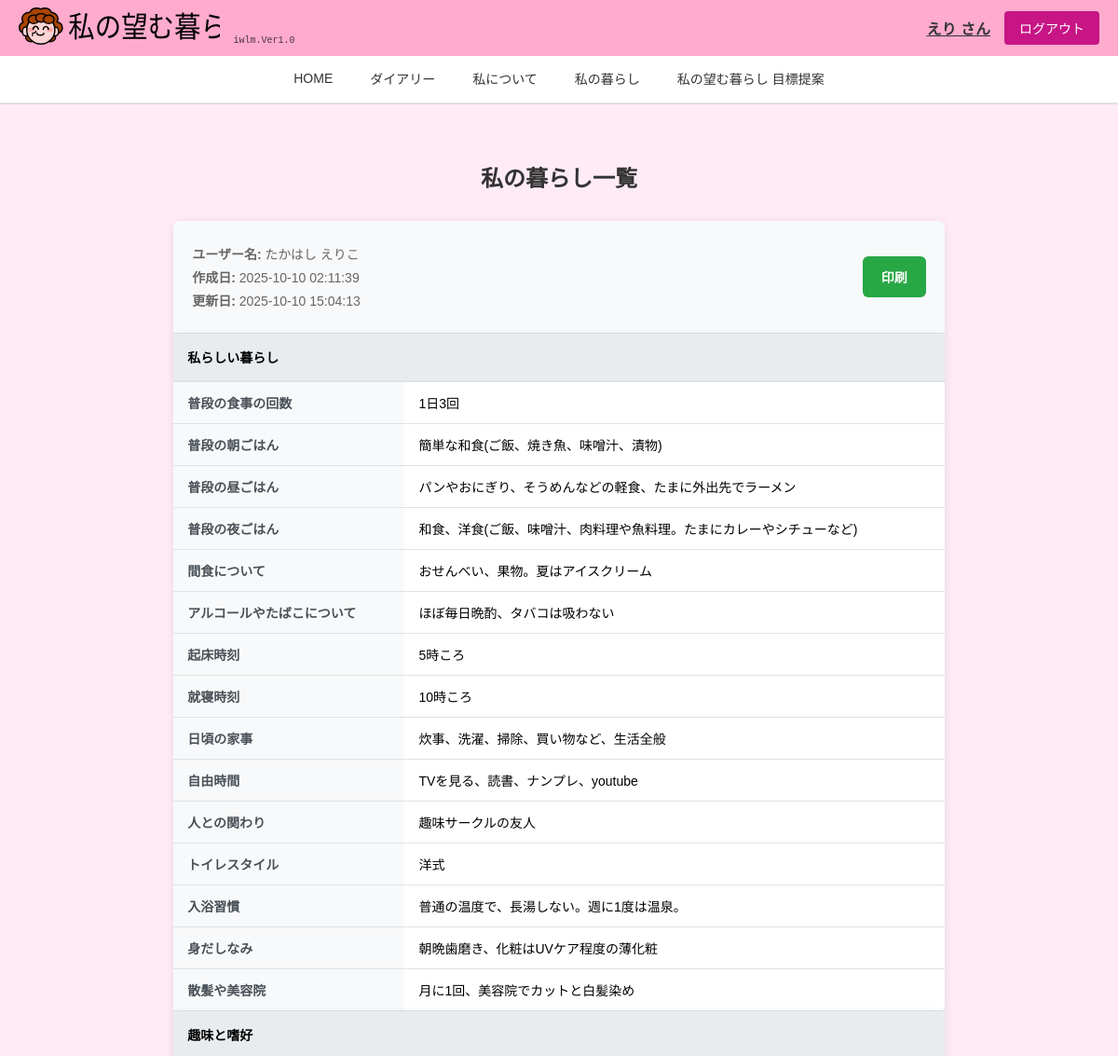
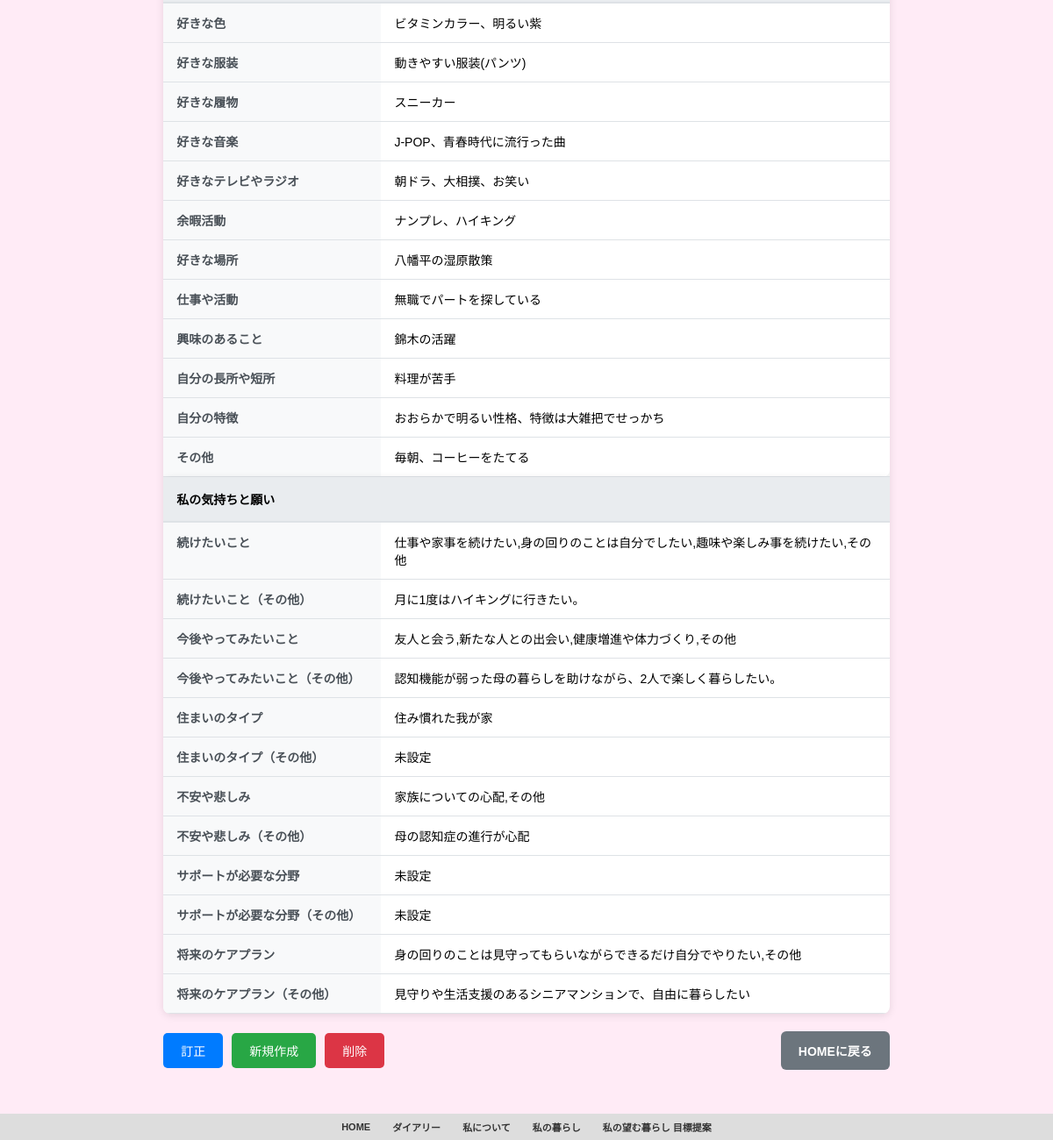
/iwlm_table (signed in), run on the app's committed database (2 pictures, top to bottom).
### tables this page shows
CREATE TABLE "users"(
  id INT,
  user_id TEXT,
  email TEXT,
  password TEXT,
  user_type TEXT,
  name TEXT,
  furigana TEXT,
  nickname TEXT,
  gender TEXT,
  birth_date NUM,
  family_id1 INT,
  family_id2 INT,
  family_id3 INT,
  created_at NUM,
  updated_at NUM
);

CREATE TABLE iwlm (
                id INTEGER PRIMARY KEY AUTOINCREMENT,
                user_id VARCHAR(50) NOT NULL,
                meal_frequency TEXT,
                morning_meal_type TEXT,
                lunch_meal_type TEXT,
                dinner_meal_type TEXT,
                snac TEXT,
                habits_alc_smoke TEXT,
                wakeup_time TEXT,
                bedtime TEXT,
                daily_chores TEXT,
                free_times TEXT,
                people_met TEXT,
                toilet_style TEXT,
                bathing_habits TEXT,
                grooming_habits TEXT,
                haircut_salon TEXT,
                favorite_color TEXT,
                favorite_clothing TEXT,
                favorite_footwear TEXT,
                favorite_music TEXT,
                favorite_tv_radio TEXT,
                leisure_activities TEXT,
                favorite_place TEXT,
                job_status TEXT,
                interests TEXT,
                strengths_and_weaknesses TEXT,
                characteristics TEXT,
                others TEXT,
                keep_doing TEXT,
                keep_doing_other TEXT,
                future_activities TEXT,
                future_activities_other TEXT,
                residence_type TEXT,
                residence_type_other TEXT,
                anxiety_and_sadness TEXT,
                anxiety_and_sadness_other TEXT,
                areas_of_support TEXT,
                areas_of_support_other TEXT,
                future_care_plan TEXT,
                future_care_plan_other TEXT,
                created_at TIMESTAMP DEFAULT CURRENT_TIMESTAMP,
                updated_at TIMESTAMP DEFAULT CURRENT_TIMESTAMP,
                FOREIGN KEY (user_id) REFERENCES users (user_id)
            );

### app.py (the view)
@app.route("/iwlm_table")
@login_required
def iwlm_table():
    if session.get("user_type") == "family":
        parent_user_id = session.get("parent_user_id")
        user_data = db.get_user_by_id(parent_user_id)
        iwlm_data = db.get_iwlm_by_user_id(parent_user_id)
    else:
        user_data = db.get_user_by_id(session["user_id"])
        iwlm_data = db.get_iwlm_by_user_id(session["user_id"])
    return render_template("iwlm_table.html", user=user_data, iwlm=iwlm_data)

### app.py (called while the page is built)
def login_required(f):
    @wraps(f)
    def decorated_function(*args, **kwargs):
        if "user_id" not in session:
            return redirect(url_for("index"))
        return f(*args, **kwargs)
    return decorated_function

### config.py (called while the page is built)
    def get_connection(self):
        conn = sqlite3.connect(self.db_path, timeout=30.0)
        conn.execute("PRAGMA journal_mode=WAL")
        conn.execute("PRAGMA busy_timeout=30000")  # 30秒
        return conn

    def get_user_by_id(self, user_id):
        conn = self.get_connection()
        cursor = conn.cursor()
        cursor.execute(
            """
            SELECT id, user_id, email, password, user_type, name, furigana, nickname,
                   gender, birth_date, family_id1, family_id2, family_id3,
                   created_at, updated_at
            FROM users WHERE user_id = ?
        """,
            (user_id,),
        )
        user = cursor.fetchone()
        conn.close()
        return user

    def get_iwlm_by_user_id(self, user_id):
        conn = self.get_connection()
        cursor = conn.cursor()
        cursor.execute("SELECT * FROM iwlm WHERE user_id = ?", (user_id,))
        iwlm = cursor.fetchone()
        conn.close()
        return iwlm

### templates/iwlm_table.html (shortened to what this page needs)
{% extends "base.html" %}
{% block nickname %}{{ session.get('nickname', 'ゲスト') }}{% endblock %}
{% block content %}
<div class="profile-table-page">
    <h2>私の暮らし一覧</h2>
    <div class="table-container">
        <div class="table-header">
            <div class="table-info" id="printHeaderInfo">
                {% if user %}
                <p><strong>ユーザー名:</strong> {{ user[5] if user and user[5] else user[7] if user and user[7] else user[1] if user else '未設定' }}</p>
                <p><strong>作成日:</strong> {{ iwlm[41] if iwlm and iwlm[41] else '未設定' }}</p>
                <p><strong>更新日:</strong> {{ iwlm[42] if iwlm and iwlm[42] else '未設定' }}</p>
                {% endif %}
            </div>
            <div class="print-export">
                <button onclick="printIwlm()" class="print-btn">印刷</button>
            </div>
        </div>
        <table class="profile-table" id="iwlmTable">
            <thead>
                <tr>
                    <th colspan="2">私らしい暮らし</th>
                </tr>
            </thead>
            <tbody>
                <tr>
                    <td class="label-cell">普段の食事の回数</td>
                    <td class="data-cell">{{ iwlm[2] if iwlm and iwlm[2] else '未設定' }}</td>
                </tr>
                <tr>
                    <td class="label-cell">普段の朝ごはん</td>
                    <td class="data-cell">{{ iwlm[3] if iwlm and iwlm[3] else '未設定' }}</td>
                </tr>
                <tr>
                    <td class="label-cell">普段の昼ごはん</td>
                    <td class="data-cell">{{ iwlm[4] if iwlm and iwlm[4] else '未設定' }}</td>
                </tr>
                <tr>
                    <td class="label-cell">普段の夜ごはん</td>
                    <td class="data-cell">{{ iwlm[5] if iwlm and iwlm[5] else '未設定' }}</td>
                </tr>
                <tr>
                    <td class="label-cell">間食について</td>
                    <td class="data-cell">{{ iwlm[6] if iwlm and iwlm[6] else '未設定' }}</td>
                </tr>
                <tr>
                    <td class="label-cell">アルコールやたばこについて</td>
                    <td class="data-cell">{{ iwlm[7] if iwlm and iwlm[7] else '未設定' }}</td>
                </tr>
                <tr>
                    <td class="label-cell">起床時刻</td>
                    <td class="data-cell">{{ iwlm[8] if iwlm and iwlm[8] else '未設定' }}</td>
                </tr>
                <tr>
                    <td class="label-cell">就寝時刻</td>
                    <td class="data-cell">{{ iwlm[9] if iwlm and iwlm[9] else '未設定' }}</td>
                </tr>
                <tr>
                    <td class="label-cell">日頃の家事</td>
                    <td class="data-cell">{{ iwlm[10] if iwlm and iwlm[10] else '未設定' }}</td>
                </tr>
                <tr>
                    <td class="label-cell">自由時間</td>
                    <td class="data-cell">{{ iwlm[11] if iwlm and iwlm[11] else '未設定' }}</td>
                </tr>
                <tr>
                    <td class="label-cell">人との関わり</td>
                    <td class="data-cell">{{ iwlm[12] if iwlm and iwlm[12] else '未設定' }}</td>
                </tr>
                <tr>
                    <td class="label-cell">トイレスタイル</td>
                    <td class="data-cell">{{ iwlm[13] if iwlm and iwlm[13] else '未設定' }}</td>
                </tr>
                <tr>
                    <td class="label-cell">入浴習慣</td>
                    <td class="data-cell">{{ iwlm[14] if iwlm and iwlm[14] else '未設定' }}</td>
                </tr>
                <tr>
                    <td class="label-cell">身だしなみ</td>
                    <td class="data-cell">{{ iwlm[15] if iwlm and iwlm[15] else '未設定' }}</td>
                </tr>
                <tr>
                    <td class="label-cell">散髪や美容院</td>
                    <td class="data-cell">{{ iwlm[16] if iwlm and iwlm[16] else '未設定' }}</td>
                </tr>
            </tbody>
        </table>
        <table class="profile-table" id="iwlmHobbyTable">
            <thead>
                <tr>
                    <th colspan="2">趣味と嗜好</th>
                </tr>
            </thead>
            <tbody>
                <tr>
                    <td class="label-cell">好きな色</td>
                    <td class="data-cell">{{ iwlm[17] if iwlm and iwlm[17] else '未設定' }}</td>
                </tr>
                <tr>
                    <td class="label-cell">好きな服装</td>
                    <td class="data-cell">{{ iwlm[18] if iwlm and iwlm[18] else '未設定' }}</td>
                </tr>
                <tr>
                    <td class="label-cell">好きな履物</td>
                    <td class="data-cell">{{ iwlm[19] if iwlm and iwlm[19] else '未設定' }}</td>
                </tr>
                <tr>
                    <td class="label-cell">好きな音楽</td>
                    <td class="data-cell">{{ iwlm[20] if iwlm and iwlm[20] else '未設定' }}</td>
                </tr>
                <tr>
                    <td class="label-cell">好きなテレビやラジオ</td>
                    <td class="data-cell">{{ iwlm[21] if iwlm and iwlm[21] else '未設定' }}</td>
                </tr>
                <tr>
                    <td class="label-cell">余暇活動</td>
                    <td class="data-cell">{{ iwlm[22] if iwlm and iwlm[22] else '未設定' }}</td>
                </tr>
                <tr>
                    <td class="label-cell">好きな場所</td>
                    <td class="data-cell">{{ iwlm[23] if iwlm and iwlm[23] else '未設定' }}</td>
                </tr>
                <tr>
                    <td class="label-cell">仕事や活動</td>
                    <td class="data-cell">{{ iwlm[24] if iwlm and iwlm[24] else '未設定' }}</td>
                </tr>
                <tr>
                    <td class="label-cell">興味のあること</td>
                    <td class="data-cell">{{ iwlm[25] if iwlm and iwlm[25] else '未設定' }}</td>
                </tr>
                <tr>
                    <td class="label-cell">自分の長所や短所</td>
                    <td class="data-cell">{{ iwlm[26] if iwlm and iwlm[26] else '未設定' }}</td>
                </tr>
                <tr>
                    <td class="label-cell">自分の特徴</td>
                    <td class="data-cell">{{ iwlm[27] if iwlm and iwlm[27] else '未設定' }}</td>
                </tr>
                <tr>
                    <td class="label-cell">その他</td>
                    <td class="data-cell">{{ iwlm[28] if iwlm and iwlm[28] else '未設定' }}</td>
                </tr>
            </tbody>
        </table>
        <table class="profile-table" id="iwlmFeelingTable">
            <thead>
                <tr>
                    <th colspan="2">私の気持ちと願い</th>
                </tr>
            </thead>
            <tbody>
                <tr>
                    <td class="label-cell">続けたいこと</td>
                    <td class="data-cell">{{ iwlm[29] if iwlm and iwlm[29] else '未設定' }}</td>
                </tr>
                <tr>
                    <td class="label-cell">続けたいこと（その他）</td>
                    <td class="data-cell">{{ iwlm[30] if iwlm and iwlm[30] else '未設定' }}</td>
                </tr>
                <tr>
                    <td class="label-cell">今後やってみたいこと</td>
                    <td class="data-cell">{{ iwlm[31] if iwlm and iwlm[31] else '未設定' }}</td>
                </tr>
                <tr>
                    <td class="label-cell">今後やってみたいこと（その他）</td>
                    <td class="data-cell">{{ iwlm[32] if iwlm and iwlm[32] else '未設定' }}</td>
                </tr>
                <tr>
                    <td class="label-cell">住まいのタイプ</td>
                    <td class="data-cell">{{ iwlm[33] if iwlm and iwlm[33] else '未設定' }}</td>
                </tr>
                <tr>
                    <td class="label-cell">住まいのタイプ（その他）</td>
                    <td class="data-cell">{{ iwlm[34] if iwlm and iwlm[34] else '未設定' }}</td>
                </tr>
                <tr>
                    <td class="label-cell">不安や悲しみ</td>
                    <td class="data-cell">{{ iwlm[35] if iwlm and iwlm[35] else '未設定' }}</td>
                </tr>
                <tr>
                    <td class="label-cell">不安や悲しみ（その他）</td>
                    <td class="data-cell">{{ iwlm[36] if iwlm and iwlm[36] else '未設定' }}</td>
                </tr>
                <tr>
                    <td class="label-cell">サポートが必要な分野</td>
                    <td class="data-cell">{{ iwlm[37] if iwlm and iwlm[37] else '未設定' }}</td>
                </tr>
                <tr>
                    <td class="label-cell">サポートが必要な分野（その他）</td>
                    <td class="data-cell">{{ iwlm[38] if iwlm and iwlm[38] else '未設定' }}</td>
                </tr>
                <tr>
                    <td class="label-cell">将来のケアプラン</td>
                    <td class="data-cell">{{ iwlm[39] if iwlm and iwlm[39] else '未設定' }}</td>
                </tr>
                <tr>
                    <td class="label-cell">将来のケアプラン（その他）</td>
                    <td class="data-cell">{{ iwlm[40] if iwlm and iwlm[40] else '未設定' }}</td>
                </tr>
            </tbody>
        </table>
    </div>
    <div class="action-buttons">
        <div class="button-group">
            <a href="{{ url_for('iwlm') }}" class="edit-btn">訂正</a>
            <a href="{{ url_for('iwlm') }}" class="create-btn">新規作成</a>
            {% if session.get('user_type') != 'family' %}
            <form method="POST" action="{{ url_for('delete_iwlm') }}" class="inline-form" onsubmit="return confirm('私の暮らし情報を削除しますか？この操作は取り消せません。')">
                <button type="submit" class="delete-btn">削除</button>
            </form>
            {% endif %}
        </div>
        <div class="navigation-buttons">
            <a href="{{ url_for('dashboard') }}" class="back-btn">HOMEに戻る</a>
        </div>
    </div>
</div>
{% endblock %}

### static/style.css (style rules this page uses)
body { background-color: #FFEBF6; margin: 0; padding: 0; font-family: Arial, sans-serif; min-height: 100vh; }
.edit-btn { padding: 8px 15px; background-color: #6c757d; color: white; border: none; border-radius: 4px; font-size: 13px; cursor: pointer; white-space: nowrap; }
.profile-page, .iwlm-page, .diary-page, .diary-list-page, .howsitgoing-page, .iwlm-table-page, .profile-table-page { max-width: 1200px; margin: 0 auto; padding: 20px; }
.profile-page h2, .iwlm-page h2, .diary-page h2, .diary-list-page h2, .howsitgoing-page h2, .iwlm-table-page h2, .profile-table-page h2 { text-align: center; color: #333; margin-bottom: 30px; }
.diary-list, .iwlm-table, .profile-table, .mood-content { background: white; padding: 30px; border-radius: 8px; box-shadow: 0 2px 10px rgba(0, 0, 0, 0.1); }
.profile-table-page { padding: 20px; max-width: 1200px; margin: 0 auto; }
.table-container { background: white; border-radius: 8px; box-shadow: 0 2px 10px rgba(0, 0, 0, 0.1); overflow: hidden; margin-bottom: 20px; }
.table-header { display: flex; justify-content: space-between; align-items: center; padding: 20px; background: #f8f9fa; border-bottom: 1px solid #dee2e6; }
.table-info p { margin: 5px 0; font-size: 14px; color: #666; }
.print-btn { background: #dc3545; color: white; border: none; padding: 10px 20px; border-radius: 5px; cursor: pointer; font-size: 14px; }
.profile-table { width: 100%; border-collapse: collapse; font-size: 14px; }
.profile-table th { background: #e9ecef; padding: 15px; text-align: left; font-weight: bold; border-bottom: 2px solid #dee2e6; }
.profile-table td { padding: 12px 15px; border-bottom: 1px solid #dee2e6; vertical-align: top; }
.label-cell { background: #f8f9fa; font-weight: bold; width: 30%; color: #495057; }
.data-cell { width: 70%; word-wrap: break-word; }
.action-buttons { display: flex; justify-content: space-between; align-items: center; margin-top: 20px; }
.button-group { display: flex; gap: 10px; }
.navigation-buttons { display: flex; gap: 10px; }
.edit-btn, .create-btn, .delete-btn, .back-btn { padding: 10px 20px; border: none; border-radius: 5px; cursor: pointer; text-decoration: none; font-size: 14px; text-align: center; display: inline-block; }
.edit-btn { background: #007bff; color: white; }
.create-btn { background: #28a745; color: white; }
.delete-btn { background: #dc3545; color: white; }
.back-btn { background: #6c757d; color: white; }
.save-btn, .delete-btn, .cancel-btn { padding: 10px 20px; border: none; border-radius: 5px; cursor: pointer; font-size: 14px; }
.list-btn, .calendar-btn, .back-btn { padding: 10px 20px; background: #007bff; color: white; text-decoration: none; border-radius: 5px; font-size: 14px; }
.print-btn, .profile-btn, .iwlm-btn, .back-btn, .update-btn, .history-btn, .current-goals-btn { padding: 12px 20px; border: none; border-radius: 6px; cursor: pointer; font-size: 14px; font-weight: bold; text-decoration: none; display: inline-block; transition: all 0.3s ease; }
.print-btn { background: #28a745; color: white; }
.inline-form { display: inline; }

### data on the page
users: name "たかはし えりこ"
iwlm: created_at "2025-10-10 02:11:39", updated_at "2025-10-10 15:04:13", meal_frequency "1日3回", morning_meal_type "簡単な和食(ご飯、焼き魚、味噌汁、漬物)", lunch_meal_type "パンやおにぎり、そうめんなどの軽食、たまに外出先でラーメン", dinner_meal_type "和食、洋食(ご飯、味噌汁、肉料理や魚料理。たまにカレーやシチューなど)", snac "おせんべい、果物。夏はアイスクリーム", habits_alc_smoke "ほぼ毎日晩酌、タバコは吸わない", wakeup_time "5時ころ", bedtime "10時ころ", daily_chores "炊事、洗濯、掃除、買い物など、生活全般", free_times "TVを見る、読書、ナンプレ、youtube", people_met "趣味サークルの友人", toilet_style "洋式", bathing_habits "普通の温度で、長湯しない。週に1度は温泉。", grooming_habits "朝晩歯磨き、化粧はUVケア程度の薄化粧", haircut_salon "月に1回、美容院でカットと白髪染め", favorite_color "ビタミンカラー、明るい紫", favorite_clothing "動きやすい服装(パンツ)", favorite_footwear "スニーカー", favorite_music "J-POP、青春時代に流行った曲", favorite_tv_radio "朝ドラ、大相撲、お笑い", leisure_activities "ナンプレ、ハイキング", favorite_place "八幡平の湿原散策", job_status "無職でパートを探している", interests "錦木の活躍", strengths_and_weaknesses "料理が苦手", characteristics "おおらかで明るい性格、特徴は大雑把でせっかち", others "毎朝、コーヒーをたてる", keep_doing "仕事や家事を続けたい,身の回りのことは自分でしたい,趣味や楽しみ事を続けたい,その他", keep_doing_other "月に1度はハイキングに行きたい。", future_activities "友人と会う,新たな人との出会い,健康増進や体力づくり,その他", future_activities_other "認知機能が弱った母の暮らしを助けながら、2人で楽しく暮らしたい。", residence_type "住み慣れた我が家", residence_type_other "未設定", anxiety_and_sadness "家族についての心配,その他", anxiety_and_sadness_other "母の認知症の進行が心配", areas_of_support "未設定", areas_of_support_other "未設定", future_care_plan "身の回りのことは見守ってもらいながらできるだけ自分でやりたい,その他", future_care_plan_other "見守りや生活支援のあるシニアマンションで、自由に暮らしたい"

### other printed values
{{ session.get('nickname', 'ゲスト') }} "えり"
